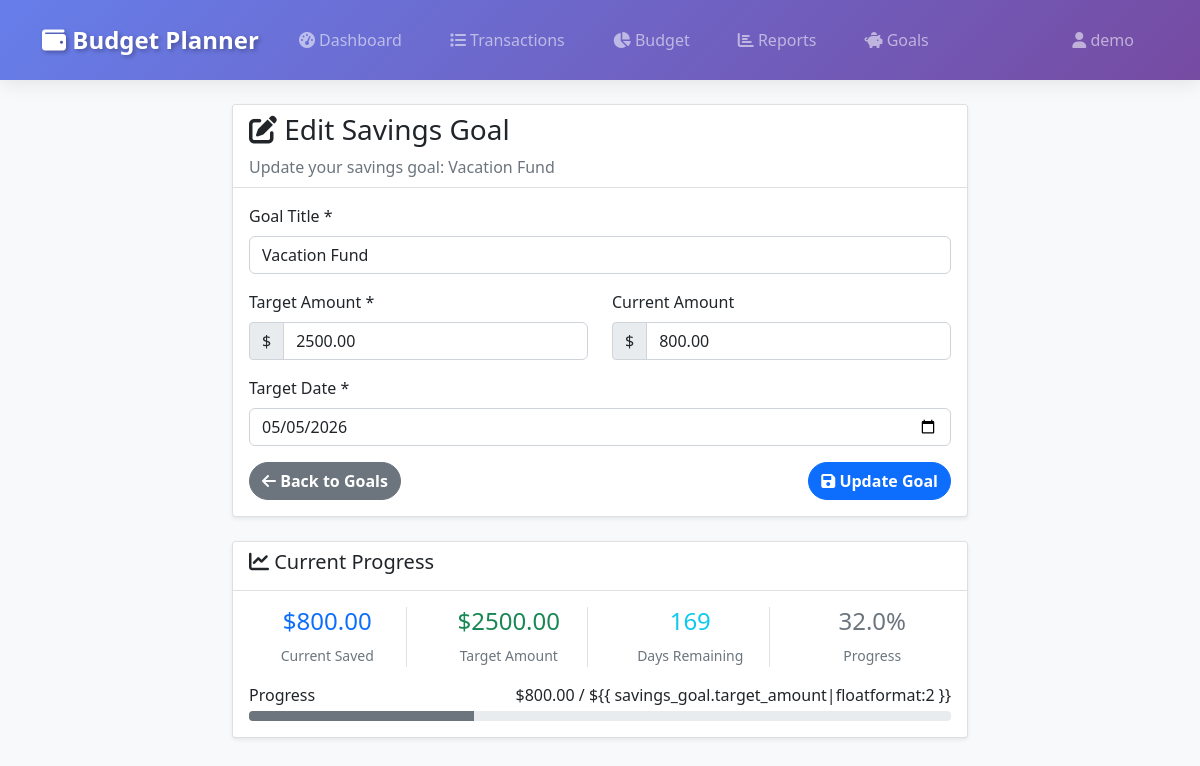
Page /savings-goals/edit/2/ (signed in) on the committed database.
### budget/models.py (models this page shows, shortened)
class SavingsGoal(models.Model):
    user = models.ForeignKey(User, on_delete=models.CASCADE, related_name='savings_goals')
    title = models.CharField(max_length=200)
    target_amount = models.DecimalField(
        max_digits=10,
        decimal_places=2,
        validators=[MinValueValidator(Decimal('0.01'))]
    )
    current_amount = models.DecimalField(
        max_digits=10,
        decimal_places=2,
        default=0,
        validators=[MinValueValidator(Decimal('0.00'))]
    )
    target_date = models.DateField()
    created_at = models.DateTimeField(auto_now_add=True)
    updated_at = models.DateTimeField(auto_now=True)
    @property
    def progress_percentage(self):
        if self.target_amount == 0:
            return 0
        return min((self.current_amount / self.target_amount) * 100, 100)
    @property
    def is_completed(self):
        return self.current_amount >= self.target_amount
    @property
    def days_remaining(self):
        today = datetime.date.today()
        if self.target_date <= today:
            return 0
        return (self.target_date - today).days

### budget/views.py (the view)
# urls.py: path('savings-goals/edit/<int:pk>/', views.edit_savings_goal, name='edit_savings_goal'),
@login_required
def edit_savings_goal(request, pk):
    savings_goal = get_object_or_404(SavingsGoal, pk=pk, user=request.user)
    if request.method == 'POST':
        form = SavingsGoalForm(request.POST, instance=savings_goal)
        if form.is_valid():
            form.save()
            messages.success(request, 'Savings goal updated successfully!')
            return redirect('savings_goals')
    else:
        form = SavingsGoalForm(instance=savings_goal)
    return render(request, 'budget/edit_savings_goal.html', {
        'form': form, 'savings_goal': savings_goal
    })

### budget/forms.py
class SavingsGoalForm(forms.ModelForm):
    class Meta:
        model = SavingsGoal
        fields = ['title', 'target_amount', 'current_amount', 'target_date']
        widgets = {
            'title': forms.TextInput(attrs={'class': 'form-control'}),
            'target_amount': forms.NumberInput(attrs={
                'class': 'form-control',
                'step': '0.01',
                'min': '0.01'
            }),
            'current_amount': forms.NumberInput(attrs={
                'class': 'form-control',
                'step': '0.01',
                'min': '0'
            }),
            'target_date': forms.DateInput(attrs={
                'class': 'form-control',
                'type': 'date'
            }),
        }

### templates/budget/edit_savings_goal.html (shortened to what this page needs)
{% extends 'base.html' %}
{% load budget_extras %}
{% block content %}
<div class="row justify-content-center">
  <div class="col-md-8">
    <div class="card">
      <div class="card-header">
        <h3><i class="fas fa-edit"></i> Edit Savings Goal</h3>
        <p class="text-muted mb-0">
          Update your savings goal: {{ savings_goal.title }}
        </p>
      </div>
      <div class="card-body">
        <form method="post">
          <div class="mb-3">
            <label for="{{ form.title.id_for_label }}" class="form-label"
              >Goal Title *</label
            >
            {{ form.title }}
          </div>
          <div class="row">
            <div class="col-md-6 mb-3">
              <label
                for="{{ form.target_amount.id_for_label }}"
                class="form-label"
                >Target Amount *</label
              >
              <div class="input-group">
                <span class="input-group-text">$</span>
                {{ form.target_amount }}
              </div>
            </div>
            <div class="col-md-6 mb-3">
              <label
                for="{{ form.current_amount.id_for_label }}"
                class="form-label"
                >Current Amount</label
              >
              <div class="input-group">
                <span class="input-group-text">$</span>
                {{ form.current_amount }}
              </div>
            </div>
          </div>
          <div class="mb-3">
            <label for="{{ form.target_date.id_for_label }}" class="form-label"
              >Target Date *</label
            >
            {{ form.target_date }}
          </div>
          <div class="d-flex justify-content-between">
            <a href="{% url 'savings_goals' %}" class="btn btn-secondary">
              <i class="fas fa-arrow-left"></i> Back to Goals
            </a>
            <button type="submit" class="btn btn-primary">
              <i class="fas fa-save"></i> Update Goal
            </button>
          </div>
        </form>
      </div>
    </div>
    <div class="card mt-4">
      <div class="card-header">
        <h5><i class="fas fa-chart-line"></i> Current Progress</h5>
      </div>
      <div class="card-body">
        <div class="row text-center">
          <div class="col-md-3">
            <div class="border-end">
              <h4 class="text-primary">
                ${{ savings_goal.current_amount|floatformat:2 }}
              </h4>
              <small class="text-muted">Current Saved</small>
            </div>
          </div>
          <div class="col-md-3">
            <div class="border-end">
              <h4 class="text-success">
                ${{ savings_goal.target_amount|floatformat:2 }}
              </h4>
              <small class="text-muted">Target Amount</small>
            </div>
          </div>
          <div class="col-md-3">
            <div class="border-end">
              <h4
                class="{% if savings_goal.days_remaining <= 0 %}text-danger{% elif savings_goal.days_remaining <= 30 %}text-warning{% else %}text-info{% endif %}"
              >
                {{ savings_goal.days_remaining }}
              </h4>
              <small class="text-muted">Days Remaining</small>
            </div>
          </div>
          <div class="col-md-3">
            <h4
              class="{% if savings_goal.is_completed %}text-success{% elif savings_goal.progress_percentage > 75 %}text-info{% elif savings_goal.progress_percentage > 50 %}text-warning{% else %}text-secondary{% endif %}"
            >
              {{ savings_goal.progress_percentage|floatformat:1 }}%
            </h4>
            <small class="text-muted">Progress</small>
          </div>
        </div>
        <div class="mt-3">
          <div class="d-flex justify-content-between mb-1">
            <span>Progress</span>
            <span
              >${{ savings_goal.current_amount|floatformat:2 }} / ${{
              savings_goal.target_amount|floatformat:2 }}</span
            >
          </div>
          <div class="progress" style="height: 10px">
            <div
              class="progress-bar {% if savings_goal.is_completed %}bg-success{% elif savings_goal.progress_percentage > 75 %}bg-info{% elif savings_goal.progress_percentage > 50 %}bg-warning{% else %}bg-secondary{% endif %}"
              role="progressbar"
              style="width: {% if savings_goal.progress_percentage > 100 %}100{% else %}{{ savings_goal.progress_percentage }}{% endif %}%"
            ></div>
          </div>
        </div>
      </div>
    </div>
  </div>
</div>
{% endblock %}

### templates/base.html (shortened to what this page needs)
<!DOCTYPE html>
<html lang="en">
<head>
    <link href="https://cdn.jsdelivr.net/npm/bootstrap@5.1.3/dist/css/bootstrap.min.css" rel="stylesheet">
    <link href="https://cdnjs.cloudflare.com/ajax/libs/font-awesome/6.0.0/css/all.min.css" rel="stylesheet">
    {% load static %}
    <link href="{% static 'css/style.css' %}" rel="stylesheet">
</head>
<body>
    <nav class="navbar navbar-expand-lg navbar-dark">
        <div class="container">
            <a class="navbar-brand" href="{% if user.is_authenticated %}{% url 'dashboard' %}{% else %}{% url 'landing' %}{% endif %}">
                <i class="fas fa-wallet"></i> Budget Planner
            </a>
            <div class="collapse navbar-collapse" id="navbarNav">
                {% if user.is_authenticated %}
                <ul class="navbar-nav me-auto">
                    <li class="nav-item">
                        <a class="nav-link" href="{% url 'dashboard' %}"><i class="fas fa-tachometer-alt"></i> Dashboard</a>
                    </li>
                    <li class="nav-item">
                        <a class="nav-link" href="{% url 'transaction_list' %}"><i class="fas fa-list"></i> Transactions</a>
                    </li>
                    <li class="nav-item">
                        <a class="nav-link" href="{% url 'budget_overview' %}"><i class="fas fa-chart-pie"></i> Budget</a>
                    </li>
                    <li class="nav-item">
                        <a class="nav-link" href="{% url 'reports_view' %}"><i class="fas fa-chart-bar"></i> Reports</a>
                    </li>
                    <li class="nav-item">
                        <a class="nav-link" href="{% url 'savings_goals' %}"><i class="fas fa-piggy-bank"></i> Goals</a>
                    </li>
                </ul>
                <ul class="navbar-nav">
                    <li class="nav-item dropdown">
                        <a class="nav-link dropdown-toggle" href="#" id="navbarDropdown" role="button" data-bs-toggle="dropdown" aria-expanded="false">
                            <i class="fas fa-user"></i> {{ user.username }}
                        </a>
                    </li>
                </ul>
                {% endif %}
            </div>
        </div>
    </nav>
    {% if not request.resolver_match.url_name == 'landing' %}
    <main class="container mt-4">
    {% else %}
    <main>
    {% endif %}
        {% block content %}
        {% endblock %}
    </main>
    {% load static %}
</body>
</html>

### static/css/style.css (style rules this page uses)
body { background-color: #f8f9fa; }
.navbar-brand { font-weight: bold; }
.card { box-shadow: 0 0.125rem 0.25rem rgba(0, 0, 0, 0.075); border: 1px solid rgba(0, 0, 0, 0.125); }
.card-header { background-color: #fff; border-bottom: 1px solid rgba(0, 0, 0, 0.125); }
.btn { border-radius: 0.375rem; }
.form-control, .form-select { border-radius: 0.375rem; border: 1px solid #ced4da; }
.progress { height: 1rem; }
.dropdown-toggle::after { display: none; }
.nav-link.dropdown-toggle { position: relative; padding-right: 1.5rem; }
.nav-link.dropdown-toggle::after { content: "\f107"; font-family: "Font Awesome 5 Free"; font-weight: 900; position: absolute; right: 0.5rem; top: 50%; transform: translateY(-50%); transition: transform 0.3s ease; }

### templates/base.html (style rules this page uses)
.navbar { background: linear-gradient(135deg, #667eea 0%, #764ba2 100%) !important; backdrop-filter: blur(10px); box-shadow: 0 2px 20px rgba(0,0,0,0.1); padding: 1rem 0; }
.navbar-brand { font-weight: 700; font-size: 1.5rem; text-shadow: 2px 2px 4px rgba(0,0,0,0.3); }
.navbar-nav .nav-link { font-weight: 500; margin: 0 0.5rem; padding: 0.75rem 1rem !important; border-radius: 25px; transition: all 0.3s ease; position: relative; overflow: hidden; }
.navbar-nav .nav-link::before { content: ''; position: absolute; top: 0; left: -100%; width: 100%; height: 100%; background: linear-gradient(90deg, transparent, rgba(255,255,255,0.2), transparent); transition: left 0.5s ease; }
.navbar { position: relative; z-index: 1000; }
.navbar-nav .dropdown { position: static; }
.card { transition: transform 0.3s ease, box-shadow 0.3s ease; }
.btn { border-radius: 25px; font-weight: 600; transition: all 0.3s ease; position: relative; overflow: hidden; }
.btn::before { content: ''; position: absolute; top: 0; left: -100%; width: 100%; height: 100%; background: linear-gradient(90deg, transparent, rgba(255,255,255,0.2), transparent); transition: left 0.5s ease; }
main { min-height: calc(100vh - 200px); }

### rows in the picture
SavingsGoal: title "Vacation Fund", target_amount "2500.00", current_amount "800.00", target_date "05/05/2026", days_remaining "169", progress_percentage "32.0"

### other values in the picture
{{ user.username }} "demo"
